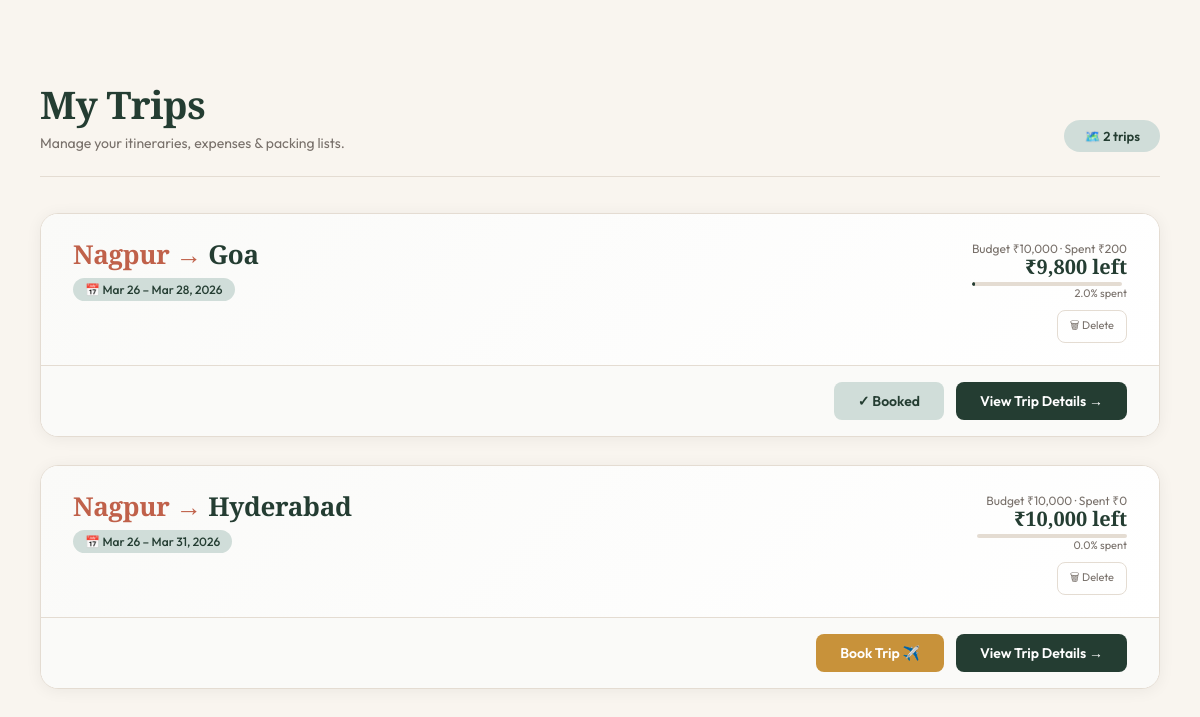
Before: / (lower part) with the older database file.
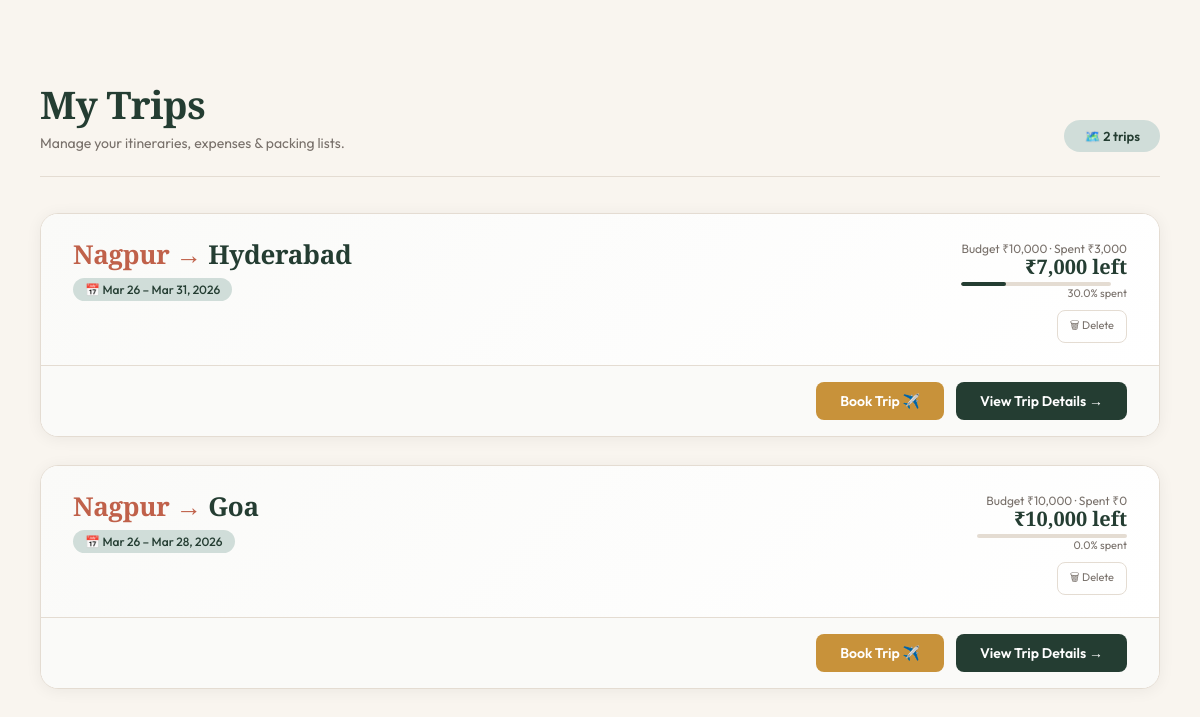
After: the same page with the newer database file.
### app.py (models this page shows)
class Trip(db.Model):
    id = db.Column(db.String(36), primary_key=True)
    origin = db.Column(db.String(100))
    destination = db.Column(db.String(100), nullable=False)
    dates = db.Column(db.String(100))
    budget = db.Column(db.Integer, default=0)
    notes = db.Column(db.Text)
    itinerary = db.Column(db.JSON, default=list)
    packing_list = db.Column(db.JSON, default=list)
    ai_recommendations = db.Column(db.JSON, default=dict)
    expenses = db.relationship('Expense', backref='trip', lazy=True, cascade="all, delete-orphan")
    booking = db.relationship('Booking', backref='trip', uselist=False, cascade="all, delete-orphan")
    @property
    def total_spent(self): return sum(e.cost for e in self.expenses)
    @property
    def remaining_budget(self): return self.budget - self.total_spent
    @property
    def spent_pct(self): return min(round((self.total_spent / self.budget) * 100, 1), 100) if self.budget > 0 else 0

class Expense(db.Model):
    id = db.Column(db.String(36), primary_key=True)
    item = db.Column(db.String(100), nullable=False)
    cost = db.Column(db.Integer, nullable=False)
    trip_id = db.Column(db.String(36), db.ForeignKey('trip.id'), nullable=False)

### app.py (the view)
@app.route('/')
def home():
    trips = Trip.query.all()
    return render_template('index.html', trips=trips)

### templates/index.html (shortened to what this page needs)
<!DOCTYPE html>
<html lang="en">
<head>
</head>
<body>
<section class="trips-section" id="my-trips">
    <div class="trips-section-header">
        <div>
            <h2>My Trips</h2>
            <p>Manage your itineraries, expenses &amp; packing lists.</p>
        </div>
        <div class="trips-count-pill">🗺️ {{ trips|length }} trip{% if trips|length != 1 %}s{% endif %}</div>
    </div>
    {% if trips %}
    <div class="trips-grid">
        {% for trip in trips %}
        {% if trip.remaining_budget < 0 %}{% set status = 'over' %}{% elif trip.spent_pct > 75 %}{% set status = 'warn' %}{% else %}{% set status = 'ok' %}{% endif %}
        <article class="trip-card">
            <div class="trip-header">
                <div class="trip-title-block">
                    <h3>{% if trip.origin %}<span class="trip-origin-arrow">{{ trip.origin }} → </span>{% endif %}{{ trip.destination }}</h3>
                    {% if trip.dates %}<span class="trip-dates">📅 {{ trip.dates }}</span>{% endif %}
                </div>
                <div class="trip-header-right">
                    <div>
                        <div class="budget-meta-line">Budget ₹{{ "{:,}".format(trip.budget) }} · Spent ₹{{ "{:,}".format(trip.total_spent) }}</div>
                        <div class="budget-remaining {{ status }}">{% if trip.remaining_budget < 0 %}⚠ Over ₹{{ "{:,}".format(trip.remaining_budget|abs) }}{% else %}₹{{ "{:,}".format(trip.remaining_budget) }} left{% endif %}</div>
                        <div class="progress-bar-wrap"><div class="progress-bar-fill {{ status }}" style="width:{{ trip.spent_pct }}%"></div></div>
                        <div class="budget-pct">{{ trip.spent_pct }}% spent</div>
                    </div>
                    <form action="/delete_trip/{{ trip.id }}" method="POST" onsubmit="return confirm('Delete this trip?')">
                        <button type="submit" class="btn-delete-trip">🗑 Delete</button>
                    </form>
                </div>
            </div>
            <div class="trip-footer">
                {% if trip.booking %}
                    <span class="btn-book-trip btn-booked">✓ Booked</span>
                {% else %}
                    <a href="/book/{{ trip.id }}" class="btn-book-trip">Book Trip ✈️</a>
                {% endif %}
                <a href="/trip/{{ trip.id }}" class="btn-view-trip">View Trip Details →</a>
            </div>
        </article>
        {% endfor %}
    </div>
    {% endif %}
</section>
</body>
</html>

Changed rows visible on the page:
removed Trip: origin "Nagpur", destination "Goa", dates "Mar 26 – Mar 28, 2026", budget "10,000", remaining_budget "9,800", spent_pct "2.0", shows "✓ Booked"
removed Expense: total_spent "200"
removed Trip: origin "Nagpur", destination "Hyderabad", dates "Mar 26 – Mar 31, 2026", budget "10,000", total_spent "0", remaining_budget "10,000", spent_pct "0.0"
added Trip: origin "Nagpur", destination "Hyderabad", dates "Mar 26 – Mar 31, 2026", budget "10,000", remaining_budget "7,000", spent_pct "30.0"
added Expense: total_spent "3,000"
added Trip: origin "Nagpur", destination "Goa", dates "Mar 26 – Mar 28, 2026", budget "10,000", total_spent "0", remaining_budget "10,000", spent_pct "0.0"
